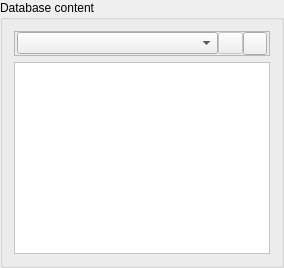
       <widget class="QGroupBox" name="databaseContentGroupBox">
        <property name="sizePolicy">
         <sizepolicy hsizetype="Expanding" vsizetype="Expanding">
          <horstretch>0</horstretch>
          <verstretch>0</verstretch>
         </sizepolicy>
        </property>
        <property name="title">
         <string>Database content</string>
        </property>
        <layout class="QGridLayout" name="gridLayout_2">
         <item row="1" column="0">
          <widget class="QTableView" name="tableView">
           <property name="sizePolicy">
            <sizepolicy hsizetype="Expanding" vsizetype="Expanding">
             <horstretch>0</horstretch>
             <verstretch>0</verstretch>
            </sizepolicy>
           </property>
           <property name="font">
            <font>
             <pointsize>9</pointsize>
            </font>
           </property>
           <property name="styleSheet">
            <string notr="true">background-color: rgb(255, 255, 255);
background-image : url(:/images/images/welcome.png);
background-position:center;
background-repeat:no-repeat;
</string>
           </property>
           <property name="lineWidth">
            <number>0</number>
           </property>
           <property name="editTriggers">
            <set>QAbstractItemView::DoubleClicked|QAbstractItemView::EditKeyPressed</set>
           </property>
           <property name="showDropIndicator" stdset="0">
            <bool>false</bool>
           </property>
           <property name="dragDropOverwriteMode">
            <bool>false</bool>
           </property>
           <property name="alternatingRowColors">
            <bool>false</bool>
           </property>
           <property name="sortingEnabled">
            <bool>true</bool>
           </property>
           <attribute name="horizontalHeaderCascadingSectionResizes">
            <bool>true</bool>
           </attribute>
           <attribute name="verticalHeaderVisible">
            <bool>false</bool>
           </attribute>
           <attribute name="verticalHeaderCascadingSectionResizes">
            <bool>true</bool>
           </attribute>
           <attribute name="verticalHeaderDefaultSectionSize">
            <number>29</number>
           </attribute>
           <attribute name="verticalHeaderShowSortIndicator" stdset="0">
            <bool>false</bool>
           </attribute>
          </widget>
         </item>
         <item row="0" column="0">
          <widget class="QFrame" name="textualizationFrame">
           <property name="sizePolicy">
            <sizepolicy hsizetype="Expanding" vsizetype="Preferred">
             <horstretch>0</horstretch>
             <verstretch>0</verstretch>
            </sizepolicy>
           </property>
           <property name="font">
            <font>
             <pointsize>9</pointsize>
            </font>
           </property>
           <property name="frameShape">
            <enum>QFrame::StyledPanel</enum>
           </property>
           <property name="frameShadow">
            <enum>QFrame::Plain</enum>
           </property>
           <layout class="QGridLayout" name="gridLayout">
            <property name="leftMargin">
             <number>2</number>
            </property>
            <property name="topMargin">
             <number>0</number>
            </property>
            <property name="rightMargin">
             <number>2</number>
            </property>
            <property name="bottomMargin">
             <number>0</number>
            </property>
            <property name="spacing">
             <number>0</number>
            </property>
            <item row="1" column="1">
             <widget class="QComboBox" name="textualizations">
              <property name="sizePolicy">
               <sizepolicy hsizetype="Expanding" vsizetype="Fixed">
                <horstretch>0</horstretch>
                <verstretch>0</verstretch>
               </sizepolicy>
              </property>
             </widget>
            </item>
            <item row="1" column="3">
             <widget class="QToolButton" name="columnsButton">
              <property name="text">
               <string/>
              </property>
              <property name="icon">
               <iconset resource="groressources.qrc">
                <normaloff>:/images/images/column.png</normaloff>:/images/images/column.png</iconset>
              </property>
              <property name="checkable">
               <bool>false</bool>
              </property>
              <property name="popupMode">
               <enum>QToolButton::InstantPopup</enum>
              </property>
              <property name="toolButtonStyle">
               <enum>Qt::ToolButtonIconOnly</enum>
              </property>
              <property name="autoRaise">
               <bool>false</bool>
              </property>
              <property name="arrowType">
               <enum>Qt::NoArrow</enum>
              </property>
             </widget>
            </item>
            <item row="1" column="2">
             <widget class="QPushButton" name="delTextualButton">
              <property name="enabled">
               <bool>false</bool>
              </property>
              <property name="maximumSize">
               <size>
                <width>25</width>
                <height>16777215</height>
               </size>
              </property>
              <property name="text">
               <string/>
              </property>
              <property name="icon">
               <iconset resource="groressources.qrc">
                <normaloff>:/images/images/delete.png</normaloff>:/images/images/delete.png</iconset>
              </property>
             </widget>
            </item>
           </layout>
          </widget>
         </item>
        </layout>
       </widget>
